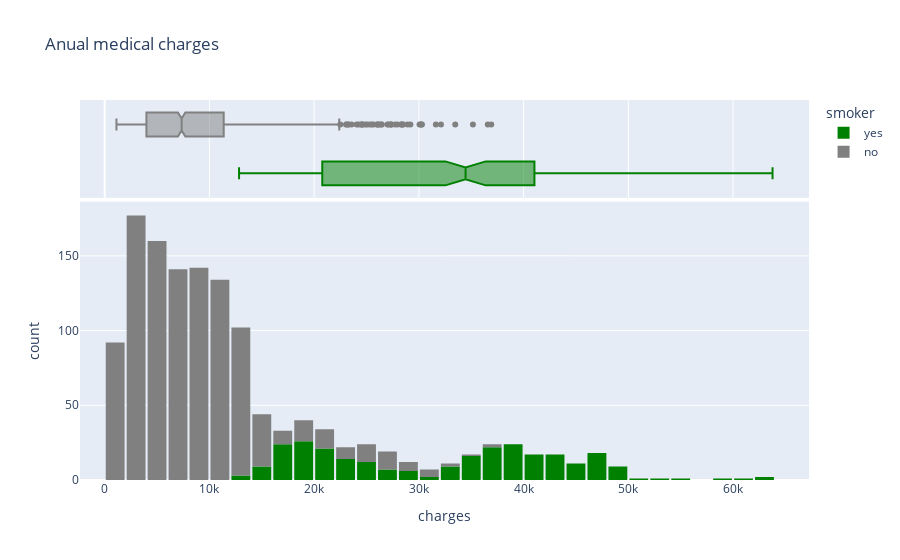

This figure's notebook cell:
### Code cell
fig = px.histogram(df,
                   x='charges',
                   marginal='box',
                   color='smoker',
                   color_discrete_sequence=['green','gray'],
                   title='Anual medical charges')
fig.update_layout(bargap=0.1)
fig.show()

### Figure 1 — Plotly figure (JSON) as saved in the notebook; plotly's stock layout.template omitted (floating-point values rounded to 4 significant figures; data arrays with more than 128 entries replaced by an {"elided": "..."} marker saying what was removed)
{"data": [{"alignmentgroup": "True", "bingroup": "x", "hovertemplate": "smoker=yes<br>charges=%{x}<br>count=%{y}<extra></extra>", "legendgroup": "yes", "marker": {"color": "green", "pattern": {"shape": ""}}, "name": "yes", "offsetgroup": "yes", "orientation": "v", "showlegend": true, "type": "histogram", "x": {"elided": "274 float values"}, "xaxis": "x", "yaxis": "y"}, {"alignmentgroup": "True", "hovertemplate": "smoker=yes<br>charges=%{x}<extra></extra>", "legendgroup": "yes", "marker": {"color": "green"}, "name": "yes", "notched": true, "offsetgroup": "yes", "showlegend": false, "type": "box", "x": {"elided": "274 float values"}, "xaxis": "x2", "yaxis": "y2"}, {"alignmentgroup": "True", "bingroup": "x", "hovertemplate": "smoker=no<br>charges=%{x}<br>count=%{y}<extra></extra>", "legendgroup": "no", "marker": {"color": "gray", "pattern": {"shape": ""}}, "name": "no", "offsetgroup": "no", "orientation": "v", "showlegend": true, "type": "histogram", "x": {"elided": "1064 float values"}, "xaxis": "x", "yaxis": "y"}, {"alignmentgroup": "True", "hovertemplate": "smoker=no<br>charges=%{x}<extra></extra>", "legendgroup": "no", "marker": {"color": "gray"}, "name": "no", "notched": true, "offsetgroup": "no", "showlegend": false, "type": "box", "x": {"elided": "1064 float values"}, "xaxis": "x2", "yaxis": "y2"}], "layout": {"bargap": 0.1, "barmode": "relative", "legend": {"title": {"text": "smoker"}, "tracegroupgap": 0}, "title": {"text": "Anual medical charges"}, "xaxis": {"anchor": "y", "domain": [0, 1], "title": {"text": "charges"}}, "xaxis2": {"anchor": "y2", "domain": [0, 1], "matches": "x", "showgrid": true, "showticklabels": false}, "yaxis": {"anchor": "x", "domain": [0, 0.7326], "title": {"text": "count"}}, "yaxis2": {"anchor": "x2", "domain": [0.7426, 1], "matches": "y2", "showgrid": false, "showline": false, "showticklabels": false, "ticks": ""}}}
